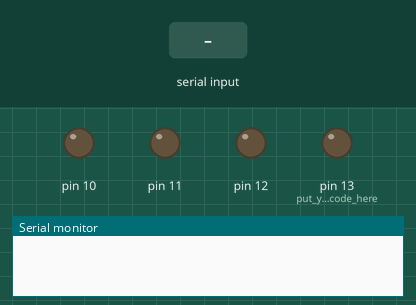
This sketch was run on a simulated Arduino Uno, built with avr-gcc and run on an emulated ATmega328P. Shown: output pins drawn as LEDs (lit = HIGH), the last lines printed to the serial monitor. The inputs (shaded band) are chosen by the test bench.

Above: at 1.2 s.
1.3 s: "F" received over Serial
At 2.8 s:
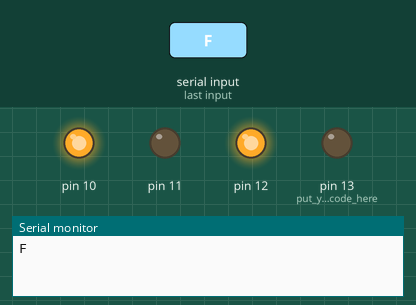
3.3 s: "B" received over Serial
At 4.3 s:
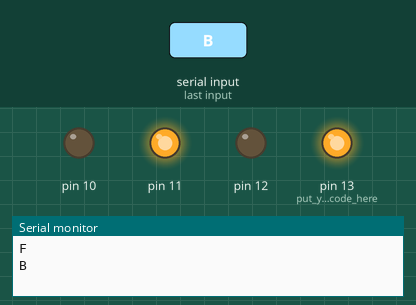
5.3 s: "L" received over Serial
At 7.0 s:
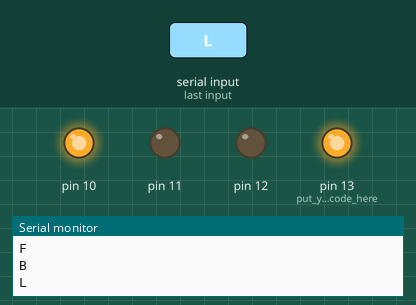
7.3 s: "R" received over Serial
At 8.5 s:
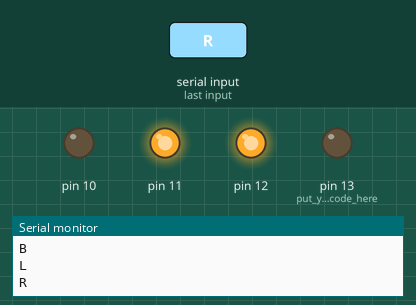
Timing chart, 0 to 10.3 s (numbered marks = the images above; inputs shaded):
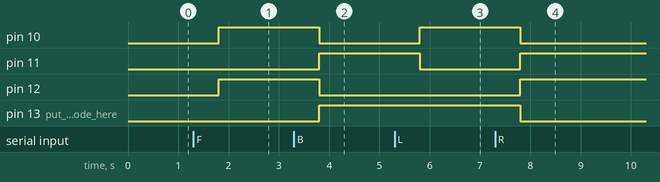

Measured:
- after the input at 1.3 s, pin 10, pin 12: LOW → HIGH after 0.50 s
- after the input at 3.3 s, pin 10, pin 12: HIGH → LOW after 0.50 s; pin 11, pin 13 (put_your_setup_code_here): LOW → HIGH after 0.50 s
- after the input at 5.3 s, pin 10: LOW → HIGH after 0.50 s; pin 11: HIGH → LOW after 0.50 s
- after the input at 7.3 s, pin 10, pin 13 (put_your_setup_code_here): HIGH → LOW after 0.50 s; pin 11, pin 12: LOW → HIGH after 0.50 s

The sketch:

Bluetooth_car.ino
```cpp
char val;
void setup() {
  Serial.begin(9600);
  pinMode(13, OUTPUT);  // put your setup code here, to run once:
  pinMode(12, OUTPUT);
  pinMode(11, OUTPUT);
  pinMode(10, OUTPUT);
}

void stop()
{
  digitalWrite(13,0);
  digitalWrite(12,0);
  digitalWrite(11,0);
  digitalWrite(10,0);
}

void forward()
{
  digitalWrite(13,0);
  digitalWrite(12,1);
  digitalWrite(11,0);
  digitalWrite(10,1);
}

void back()
{
  digitalWrite(13,1);
  digitalWrite(12,0);
  digitalWrite(11,1);
  digitalWrite(10,0);
}

void left()
{
  digitalWrite(13,1);
  digitalWrite(12,0);
  digitalWrite(11,0);
  digitalWrite(10,1);
}

void right()
{
  digitalWrite(13,0);
  digitalWrite(12,1);
  digitalWrite(11,1);
  digitalWrite(10,0);
}

void loop() {
  while (Serial.available()) {
    val=Serial.read();
    Serial.println(val);
    delay(500);
  }
  if(val=='S'){
    stop();
  }
  if(val=='F'){
    forward();
  }
  if(val=='B'){
    back();
  }
  if(val=='L'){
    left();
  }
  if(val=='R'){
    right();
  }
}
```
